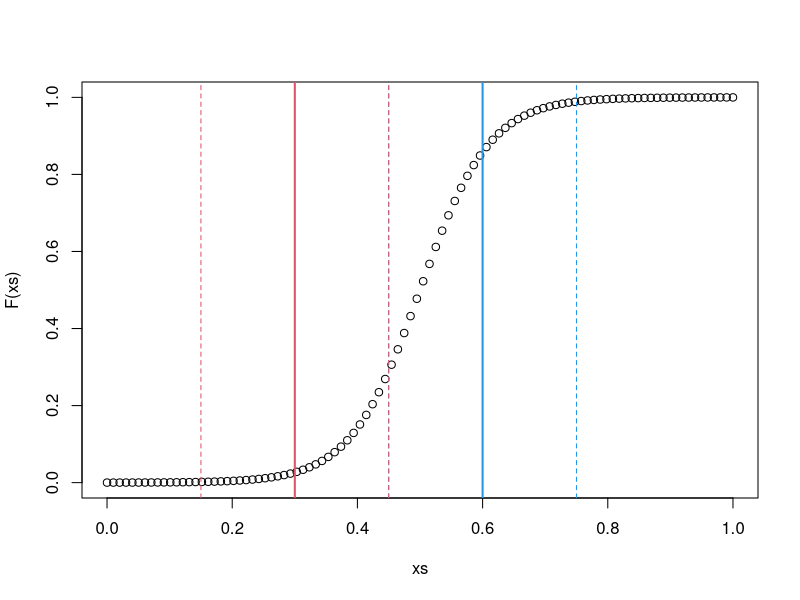
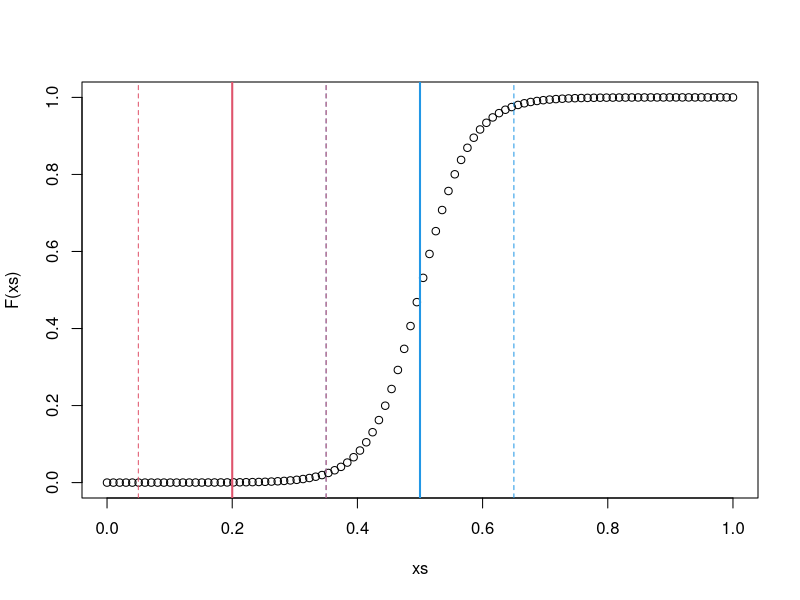
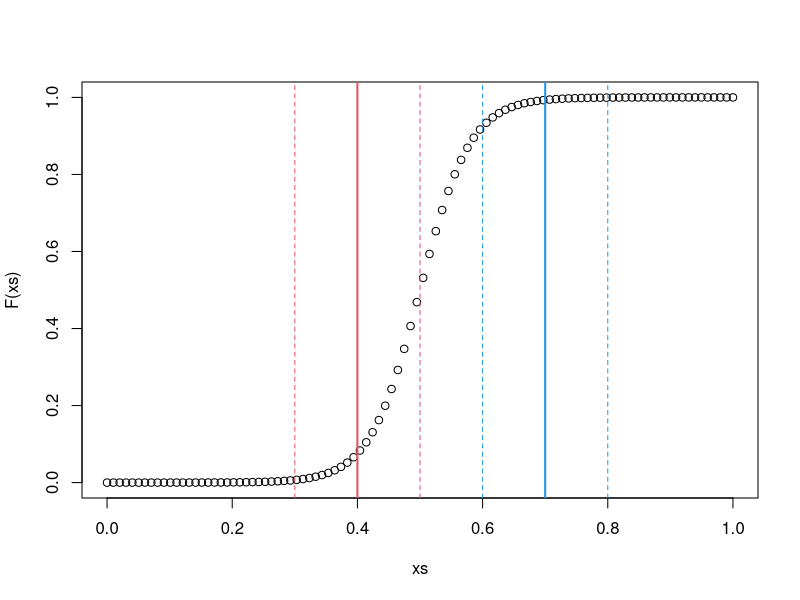

Write the R code that produced these figures, in order.


library(MASS)

mf=function(xcor=c(L=0.5,H=0.5),k=12,xms=c(L=0.25,H=0.75),sgn=1,sdx=0.25){
	# https://math.stackexchange.com/questions/2496649/derivative-and-second-derivative-of-scaled-logistic
	#Equations of the sigmoid and its first 2 derivatives
	F=function(x) 1/(1+exp(-k*(x-0.5)))
	dF=function(x) k*exp(-k*(x-0.5))/((1+exp(-k*(x-0.5)))^2)
	d2F=function(x) k*k*(exp(k*(x-0.5))-1)*exp(k*(x-0.5))/((exp(k*(x-0.5))+1)^3)
	
	SF=function(rho) matrix(c(1,rho*sqrt(pi/3),rho*sqrt(pi/3),1), 2,2, byrow=TRUE)
	set.seed(1); XL=mvrnorm(1e4,c(0,0),Sigma=SF(xcor[1]))
	set.seed(1); XH=mvrnorm(1e4,c(0,0),Sigma=SF(xcor[2]))
	YL=cor(F(xms[1]+sdx*XL*sgn))[1,2]
	YH=cor(F(xms[2]+sdx*XH*sgn))[1,2]
	sim=c(YL-YH,YL,YH)
	
	xcov=xcor*sdx^2
	ycori=function(ind) (xcor[ind] + 0.5*(d2F(xms[ind])^2)*xcor[ind]*xcov[ind]*(dF(xms[ind])^-2)) / (1+0.5*(d2F(xms[ind])^2)*sdx*sdx*(dF(xms[ind])^-2))
	an=c(ycori(1)-ycori(2),ycori(1),ycori(2))
	xs=seq(0,1,len=1e2); plot(xs,F(xs)); abline(v=xms,lwd=2,col=c(2,4)); abline(v=xms-sdx,col=c(2,4),lty=2); abline(v=xms+sdx,col=c(2,4),lty=2);
	round(rbind(sim,an),2)
}
#Some examples
mf(sdx=0.15,k=18,xms=c(.3,.6),xcor=c(.3,.8))
mf(sdx=0.15,k=25,xms=c(.2,.5),xcor=rep(.9,2),sgn=-1)
mf(sdx=0.1,k=25,xms=c(.4,.7),xcor=rep(.9,2),sgn=1)


